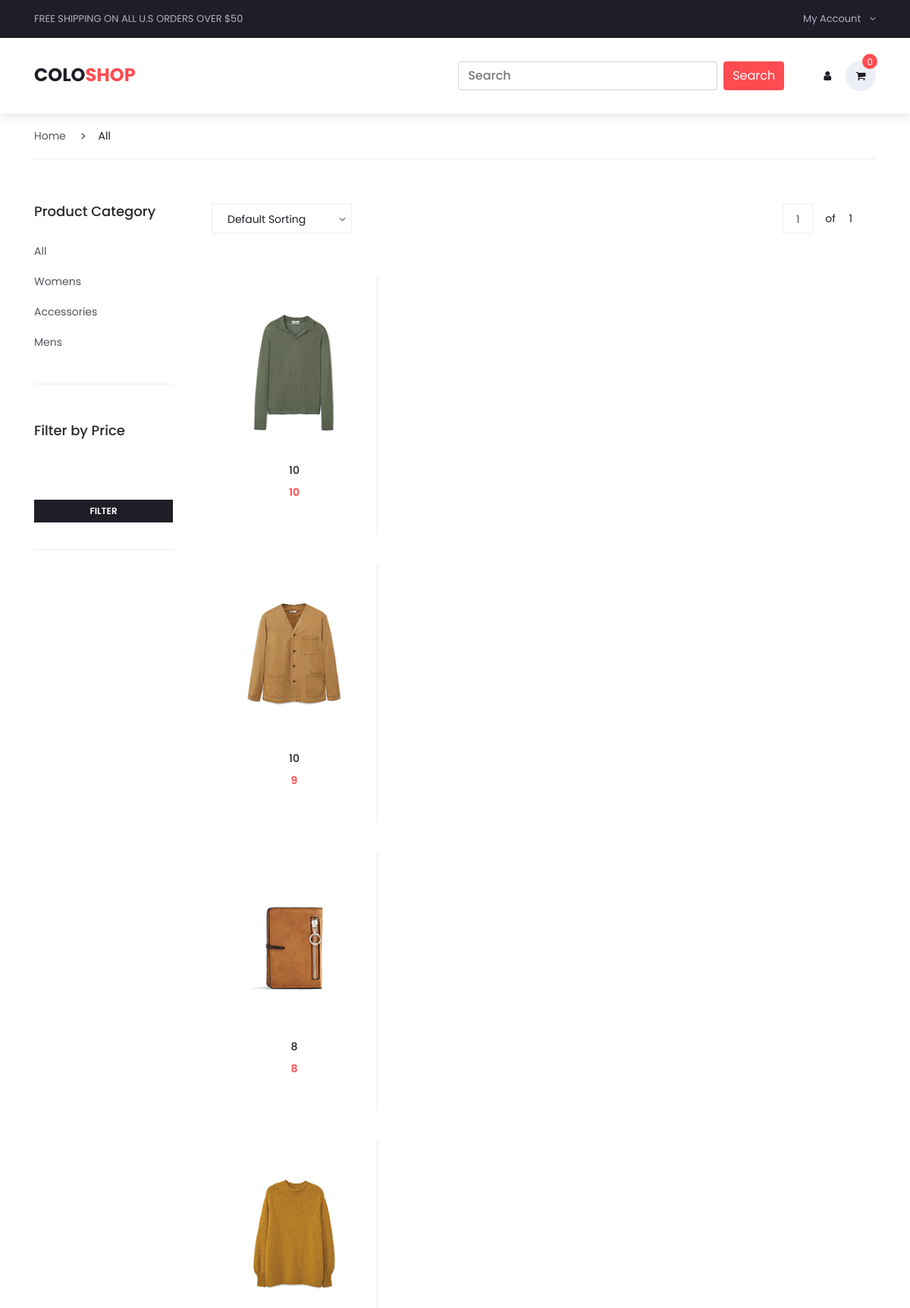
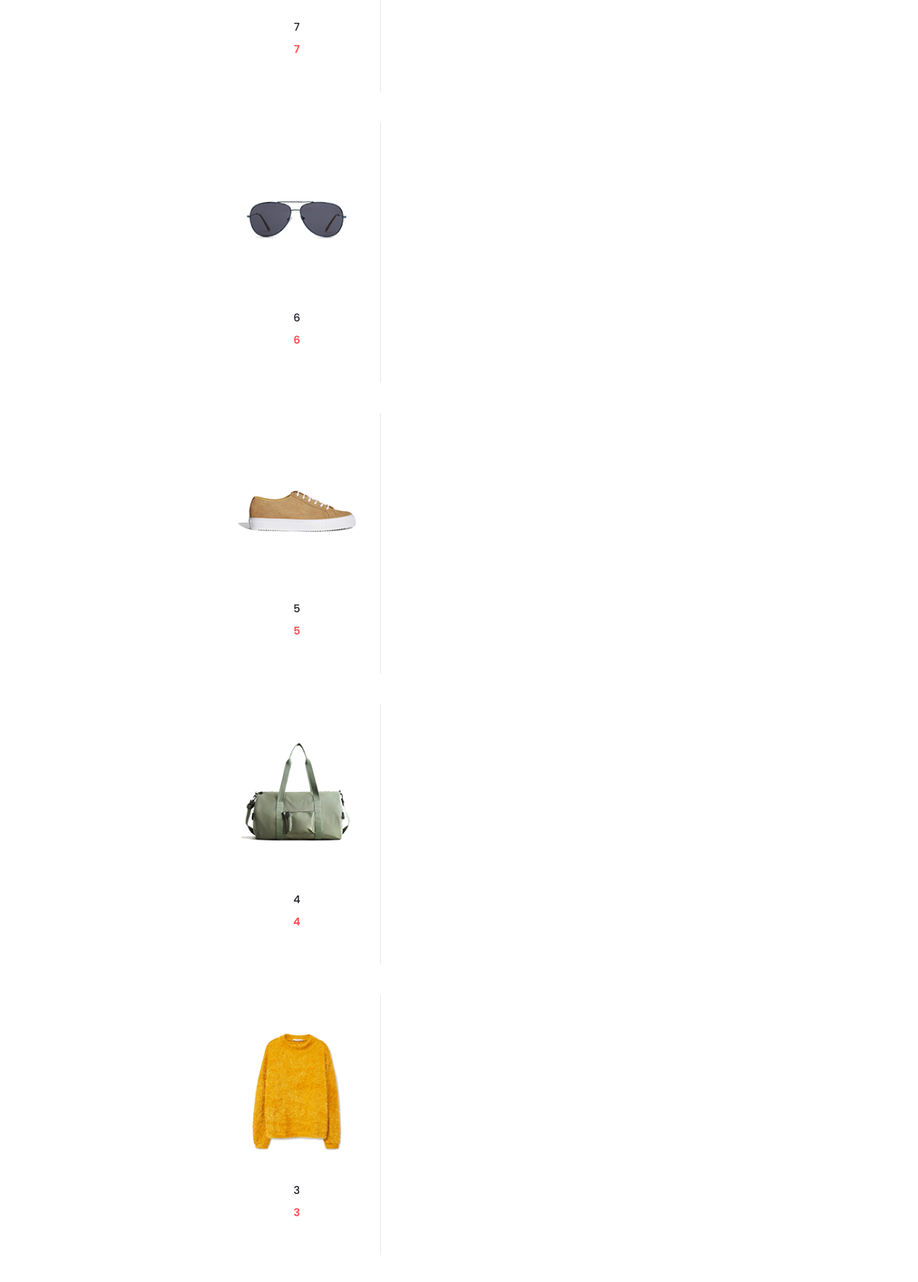
The page /product_categories.php (upper part) on the database its author committed (2 pictures, top to bottom).
### tables this page shows
CREATE TABLE `tbl_danhmuc` (
  `id_danhmuc` int(11) NOT NULL,
  `tendanhmuc` varchar(100) NOT NULL,
  `banner` varchar(100) NOT NULL
);

CREATE TABLE `tbl_sanpham` (
  `id_sanpham` int(11) NOT NULL,
  `tensanpham` varchar(100) NOT NULL,
  `masanpham` varchar(100) NOT NULL,
  `giasanpham` float NOT NULL,
  `soluong` int(11) NOT NULL,
  `hinhanh` varchar(100) NOT NULL,
  `tomtat` tinytext NOT NULL,
  `noidung` text NOT NULL,
  `id_danhmuc` int(11) NOT NULL,
  `trangthai` int(11) NOT NULL
);

### product_categories.php (the view, shortened to what this page needs)
<?php
include("admincp/config/connect.php");
$sql_danhmuc = "SELECT * FROM tbl_danhmuc";
$query_danhmuc = $conn->query($sql_danhmuc);
$category = isset($_GET['category']) ? $_GET['category'] : "All";
if ($category == "All") {
	$sql_count_sanpham = "SELECT COUNT(*) AS total FROM tbl_sanpham,tbl_danhmuc WHERE tbl_sanpham.id_danhmuc=tbl_danhmuc.id_danhmuc";
} else {
	$sql_count_sanpham = "SELECT COUNT(*) AS total FROM tbl_sanpham,tbl_danhmuc WHERE tbl_sanpham.id_danhmuc=tbl_danhmuc.id_danhmuc AND tbl_danhmuc.tendanhmuc = '$category'";
}
$result_count = $conn->query($sql_count_sanpham);
$row_count = $result_count->fetch_assoc();
$total_products = $row_count['total'];
$products_per_page = 10;
$total_pages = ceil($total_products / $products_per_page);
$current_page = isset($_GET['page']) ? (int)$_GET['page'] : 1;
$start_index = ($current_page - 1) * $products_per_page;
if ($category == "All") {
	$sql_show_sanpham = "SELECT * FROM tbl_sanpham,tbl_danhmuc WHERE tbl_sanpham.id_danhmuc=tbl_danhmuc.id_danhmuc ORDER BY tbl_sanpham.id_sanpham DESC LIMIT $start_index, $products_per_page";
} else {
	$sql_show_sanpham = "SELECT * FROM tbl_sanpham,tbl_danhmuc WHERE tbl_sanpham.id_danhmuc=tbl_danhmuc.id_danhmuc AND tbl_danhmuc.tendanhmuc = '$category' ORDER BY tbl_sanpham.id_sanpham DESC LIMIT $start_index, $products_per_page";
}
$query_show_sanpham = $conn->query($sql_show_sanpham);
?>
<!DOCTYPE html>
<html lang="en">
<head>
	<link rel="stylesheet" type="text/css" href="styles/bootstrap4/bootstrap.min.css">
	<link href="plugins/font-awesome-4.7.0/css/font-awesome.min.css" rel="stylesheet" type="text/css">
	<link rel="stylesheet" type="text/css" href="plugins/OwlCarousel2-2.2.1/owl.carousel.css">
	<link rel="stylesheet" type="text/css" href="plugins/OwlCarousel2-2.2.1/owl.theme.default.css">
	<link rel="stylesheet" type="text/css" href="plugins/OwlCarousel2-2.2.1/animate.css">
	<link rel="stylesheet" type="text/css" href="plugins/jquery-ui-1.12.1.custom/jquery-ui.css">
	<link rel="stylesheet" type="text/css" href="styles/categories_styles.css">
	<link rel="stylesheet" type="text/css" href="styles/categories_responsive.css">
</head>
<body>
	<div class="super_container">
		<?php include("pages/header.php"); ?>
		<div class="fs_menu_overlay"></div>
		<div class="container product_section_container">
			<div class="row">
				<div class="col product_section clearfix">
					<div class="breadcrumbs d-flex flex-row align-items-center">
						<ul>
							<li><a href="index.php">Home</a></li>
							<li class="active"><i class="fa fa-angle-right" aria-hidden="true"></i><?php echo $category ?></li>
						</ul>
					</div>
					<div class="sidebar">
						<div class="sidebar_section">
							<div class="sidebar_title">
								<h5>Product Category</h5>
							</div>
							<ul class="sidebar_categories">
								<li><a href="product_categories.php">All</a></li>
								<?php foreach ($query_danhmuc as $row) { ?>
									<li><a href="product_categories.php?category=<?php echo $row['tendanhmuc'] ?>"><?php echo $row['tendanhmuc'] ?></a></li>
								<?php } ?>
							</ul>
						</div>
						<div class="sidebar_section">
							<div class="sidebar_title">
								<h5>Filter by Price</h5>
							</div>
							<p>
								<input type="text" id="amount" readonly style="border:0; color:#f6931f; font-weight:bold;">
							</p>
							<div class="filter_button"><span>filter</span></div>
						</div>
					</div>
					<div class="main_content">
						<div class="products_iso">
							<div class="row">
								<div class="col">
									<div class="product_sorting_container product_sorting_container_top">
										<ul class="product_sorting">
											<li>
												<span class="type_sorting_text">Default Sorting</span>
												<i class="fa fa-angle-down"></i>
											</li>
										</ul>
										<div class="pages d-flex flex-row align-items-center">
											<div class="page_current">
												<span><?php echo $current_page; ?></span>
											</div>
											<div class="page_total"><span>of</span> <?php echo $total_pages; ?></div>
										</div>
									</div>
									<div class="product-grid">
										<?php foreach ($query_show_sanpham as $row) { ?>
											<form action="cart/add.php?id_sanpham=<?php echo $row['id_sanpham'] ?>" method="post">
												<div class="product-item <?php echo $row['tendanhmuc'] ?>">
													<div class="product discount product_filter">
														<div class="product_image">
															<img src="images/<?php echo $row['hinhanh'] ?>" alt="">
														</div>
														<div class="product_info">
															<h6 class="product_name"><a href="single.php?id_sanpham=<?php echo $row['id_sanpham'] ?>"><?php echo $row['tensanpham'] ?></a></h6>
															<div class="product_price"><?php echo $row['giasanpham'] ?></div>
														</div>
													</div>
												</div>
											</form>
										<?php } ?>
									</div>
								</div>
							</div>
						</div>
					</div>
				</div>
			</div>
		</div>
	</div>
</body>
</html>

### styles/categories_styles.css (style rules this page uses)
* { margin: 0; padding: 0; }
body { font-family: 'Poppins', sans-serif; font-size: 14px; line-height: 23px; font-weight: 400; background: #FFFFFF; color: #1e1e27; }
div { display: block; position: relative; -webkit-box-sizing: border-box; -moz-box-sizing: border-box; box-sizing: border-box; }
ul { list-style: none; margin-bottom: 0px; }
p { font-family: 'Poppins', sans-serif; font-size: 14px; line-height: 1.7; font-weight: 500; color: #989898; -webkit-font-smoothing: antialiased; -webkit-text-shadow: rgba(0,0,0,.01) 0 0 1px; text-shadow: rgba(0,0,0,.01) 0 0 1px; }
a, a:hover, a:visited, a:active, a:link { text-decoration: none; -webkit-font-smoothing: antialiased; -webkit-text-shadow: rgba(0,0,0,.01) 0 0 1px; text-shadow: rgba(0,0,0,.01) 0 0 1px; }
h5 { font-size: 16px; }
h6 { font-size: 14px; }
h1, h2, h3, h4, h5, h6 { font-family: 'Poppins', sans-serif; color: #282828; -webkit-font-smoothing: antialiased; -webkit-text-shadow: rgba(0,0,0,.01) 0 0 1px; text-shadow: rgba(0,0,0,.01) 0 0 1px; }
.clearfix::before, .clearfix::after { content: ""; display: table; }
.clearfix::after { clear: both; }
.clearfix { zoom: 1; }
.super_container { width: 100%; overflow: hidden; }
.fs_menu_overlay { position: fixed; top: 0; left: 0; width: 100vw; height: 100vh; z-index: 9; background: rgba(255,255,255,0); pointer-events: none; -webkit-transition: all 200ms ease; -moz-transition: all 200ms ease; -ms-transition: all 200ms ease; -o-transition: all 200ms ease; transition: all 200ms ease; }
.products_iso { width: 100%; }
.product_sorting { display: inline-block; }
.product_sorting > li { display: inline-block; position: relative; width: 185px; height: 40px; line-height: 40px; cursor: pointer; border: solid 1px #ecedee; padding-left: 20px; padding-right: 7px; margin-right: 16px; }
.product_sorting li i { float: right; line-height: 40px; color: #51545f; }
.pages { display: inline-block; float: right; }
.page_current { display: inline-block; position: relative; width: 40px; height: 40px; line-height: 40px; cursor: pointer; text-align: center; border: solid 1px #ecedee; margin-right: 16px; }
.page_current span { color: #51545f; }
.page_total { display: inline-block; line-height: 40px; margin-right: 31px; }
.page_total span { margin-right: 14px; }
.breadcrumbs { width: 100%; height: 60px; border-bottom: solid 1px #ebebeb; margin-bottom: 58px; }
.breadcrumbs ul li { display: inline-block; margin-right: 17px; }
.breadcrumbs ul li i { margin-right: 17px; }
.breadcrumbs ul li a { color: #51545f; }
.product_section_container { margin-top: 150px; }
.sidebar { float: left; width: 200px; padding-right: 17px; }
.sidebar_section { padding-bottom: 35px; margin-bottom: 50px; border-bottom: solid 1px #ebebeb; }
.sidebar_title h5 { font-size: 18px; margin-bottom: 21px; }
.sidebar_categories li a { font-size: 14px; line-height: 40px; color: #51545f; }
#amount { margin-top: 8px; color: #1e1e27 !important; font-size: 16px !important; font-weight: 500 !important; }
.filter_button { width: 100%; height: 30px; background: #1e1e27; text-align: center; margin-top: 25px; cursor: pointer; -webkit-transition: all 0.3s ease; -moz-transition: all 0.3s ease; -ms-transition: all 0.3s ease; -o-transition: all 0.3s ease; transition: all 0.3s ease; }
.filter_button span { font-size: 12px; font-weight: 600; text-transform: uppercase; line-height: 30px; color: #FFFFFF; }
.main_content { float: left; width: calc(100% - 200px); padding-left: 34px; }
.product-grid { width: 100%; margin-top: 57px; }
.product-item { width: 25%; height: 380px; cursor: pointer; }
.product-item::after { display: block; position: absolute; top: 0; left: -1px; width: calc(100% + 1px); height: 100%; pointer-events: none; content: ''; border: solid 2px rgba(235,235,235,0); border-radius: 3px; -webkit-transition: all 0.3s ease; -moz-transition: all 0.3s ease; -ms-transition: all 0.3s ease; -o-transition: all 0.3s ease; transition: all 0.3s ease; }
.product { width: 100%; height: 340px; border-right: solid 1px #e9e9e9; }
.product_image { width: 100%; }
.product_image img { width: 100%; }
.product_info { text-align: center; padding-left: 10px; padding-right: 10px; }
.product_name { margin-top: 27px; }
.product_name a { color: #1e1e27; line-height: 20px; }
.discount .product_info .product_price { font-size: 14px; }
.product_price { font-size: 16px; color: #fe4c50; font-weight: 600; }

### rows shown on the page
tbl_danhmuc: tendanhmuc "Womens"
tbl_danhmuc: tendanhmuc "Accessories"
tbl_danhmuc: tendanhmuc "Mens"
tbl_sanpham: hinhanh (picture), tensanpham "10", giasanpham "10"
tbl_sanpham: hinhanh (picture), tensanpham "10", giasanpham "9"
tbl_sanpham: hinhanh (picture), tensanpham "8", giasanpham "8"
tbl_sanpham: hinhanh (picture), tensanpham "7", giasanpham "7"
tbl_sanpham: hinhanh (picture), tensanpham "6", giasanpham "6"
tbl_sanpham: hinhanh (picture), tensanpham "5", giasanpham "5"
tbl_sanpham: hinhanh (picture), tensanpham "4", giasanpham "4"
tbl_sanpham: hinhanh (picture), tensanpham "3", giasanpham "3"

### other values the page prints
$result_chitiet->num_rows "0"
$category "All"
$current_page "1"
$total_pages "1"
